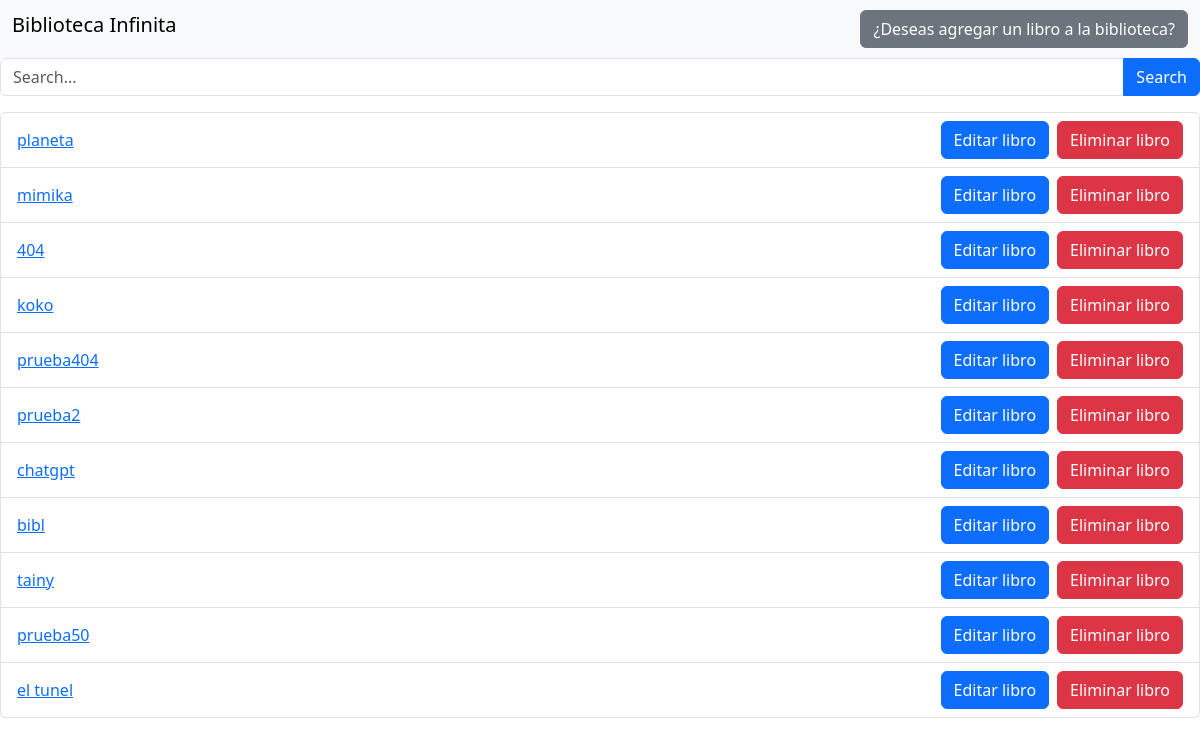
The app's page /, older data.
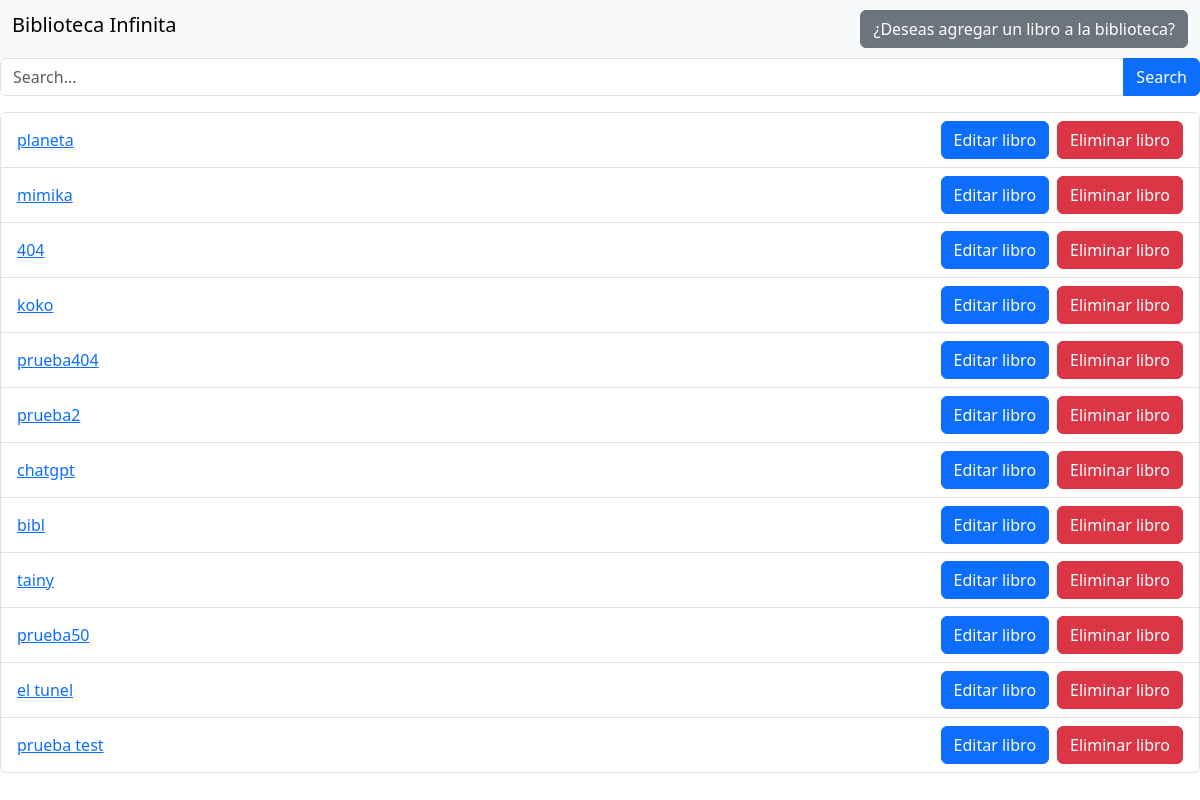
The same page, newer data.
### libros/models.py (models this page shows, shortened)
class Libro(models.Model):
    titulo = models.CharField(max_length=50)
    autor = models.CharField(max_length=50)
    descripcion = models.CharField(max_length=250, default='')
    archivo_pdf = models.FileField(upload_to='pdfs/')
    fecha_publicacion = models.DateField(auto_now_add=True)

### libros/views.py (the view)
# urls.py: path('', views.lista_libros, name='lista_libros'),
def lista_libros(request):
    libros = Libro.objects.all()
    return render(request ,'libros/lista_libros.html',{'libros':libros})

### libros/templates/libros/lista_libros.html (shortened to what this page needs)
<!DOCTYPE html>
<html lang="en">
  <head>
    <link
      href="https://cdn.jsdelivr.net/npm/bootstrap@5.3.0/dist/css/bootstrap.min.css"
      rel="stylesheet"
    />
  </head>
  <body>
    <nav class="navbar navbar-light bg-light">
      <div class="container-fluid">
        <h1 class="navbar-brand">Biblioteca Infinita</h1>
        <a href="{% url 'libros:subir_libro' %}" class="btn btn-secondary">¿Deseas agregar un libro a la biblioteca?</a>
      </div>
    </nav>
    <form method="POST" action="{% url 'libros:buscar_libros' %}">
      <div class="input-group mb-3">
        <input type="search" class="form-control" name="q" placeholder="Search..." aria-label="Search" aria-describedby="search-addon">
        <button class="btn btn-primary" type="submit">Search</button>
      </div>
    </form>
    <ul class="list-group flex-column">
      {% for libro in libros %}
      <li class="list-group-item d-flex flex-row justify-content-between align-items-center">
        <a href="{% url 'libros:detalle_libro' libro.id %}">{{ libro.titulo }}</a>
        <div class="d-flex">
          <a href="{% url 'libros:editar_libro' libro.id %}" class="btn btn-primary me-2">Editar libro</a>
          <form action="{% url 'libros:eliminar_libro' libro.id %}" method="POST" class="eliminar-form" onsubmit="return confirm('¿Estás seguro que deseas eliminar este libro?');">
            <button type="submit" class="btn btn-danger">Eliminar libro</button>
          </form>
        </div>
      </li>
      {% empty %}
      <li class="list-group-item">No se encontraron libros.</li>
      {% endfor %}
    </ul>
    <br>
  </body>
</html>

Row changes from the older to the newer data that the page shows:
added Libro: titulo "prueba test"
